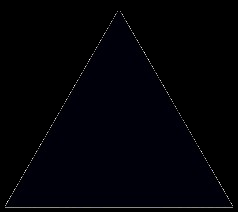
#> input picture P7 Contour and Shape Detection/triangle.png, 238 x 212 px, found by its file name
$ python contour-fun.py
#> lines starting #> are read from the running program, lines starting #| are printed output that depends on the picture; after the words box and inside, x2 and y2 are one past the last pixel; in counts of white or black regions, pixels touching at a corner belong together
import cv2

img = cv2.imread("P7 Contour and Shape Detection/triangle.png")
#> img is the input picture: shape (212, 238, 3); mean B, G, R 5.8, 1.5, 1.5
gray = cv2.cvtColor(img, cv2.COLOR_BGR2GRAY)
_, thresh = cv2.threshold(gray, 50, 255, cv2.THRESH_BINARY)
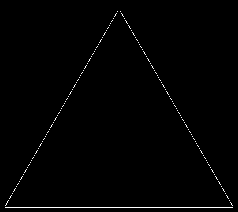
#> thresh: shape (212, 238); 0.97% white in thin lines or dots, all inside (x1, y1, x2, y2) = (5, 11, 233, 208)

contours, heirarchy = cv2.findContours(thresh, cv2.RETR_TREE, cv2.CHAIN_APPROX_SIMPLE)
#> contours = 133 contours, all with area under 20

# cv2.drawcontours()
# general formula = cv2.drawContours(img, contours, contours_index, color, thickness)
# contour_index: 0 = first shape, 1 = second shape, -1 = all shapes in list

cv2.drawContours(img, contours, -1, (0,255,0), 2)
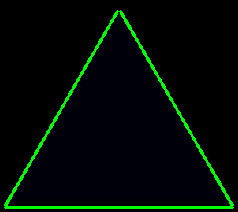
#> img: shape (212, 238, 3); 4.03% of pixels changed, all inside (x1, y1, x2, y2) = (4, 10, 234, 209)

# General Formula
# approx = cv2.approxPolyDP(contour, epsilon, True)
# Epsilon = 0.01*arc length(contour, True) #0.01 the smaller = more precise, more points
# 0.01 the larger = rougher, fewer points # 0.01 is a turning parameter
# Epsilon identifies the simplified shape is how much closer to real one. smaller = accurate, larger = fewer points
# use arclength for epsilon. It adapt the size of new shape.
# if shape detection breaks u can use value 0.02 or 0.03

for contour in contours:
    approx = cv2.approxPolyDP(contour, 0.01*cv2.arcLength(contour, True), True)
    corners = len(approx)

    if corners == 3:
        shape_name = "Triangle"
    elif corners == 4:
        shape_name = "Square"
    elif corners > 3:
        shape_name = "Circle"
    else:
        shape_name = "unknown"

    cv2.drawContours(img, [approx], 0, (0,255,0), 2)
    x = approx.ravel()[0] #Ravel = Converts multi dimensional array into 1D array.
    y = approx.ravel()[1] - 10
    cv2.putText(img, shape_name, (x,y), cv2.FONT_HERSHEY_COMPLEX, 0.6, (0,255,0), 2)
#> this loop made 133 passes
#> (approx, corners, shape_name, x, y) on passes 1, 3, 7, 8, 11, 12, 13, 15, 18, 19, 22, 23: ([[5, 207], [232, 207]], 2, 'unknown', 5, 197), ([[229, 200]], 1, 'unknown', 229, 190), ([[225, 193]], 1, 'unknown', 225, 183), ([[12, 193]], 1, 'unknown', 12, 183), ([[221, 186]], 1, 'unknown', 221, 176), ([[16, 186]], 1, 'unknown', 16, 176), ([[18, 183], [17, 184]], 2, 'unknown', 18, 173), ([[19, 181]], 1, 'unknown', 19, 171), ([[214, 174]], 1, 'unknown', 214, 164), ([[23, 174]], 1, 'unknown', 23, 164), ([[210, 167]], 1, 'unknown', 210, 157), ([[27, 167]], 1, 'unknown', 27, 157)
#> (corners, shape_name, x, y) on passes 2, 4, 5, 6, 9, 10: (6, 'Circle', 230, 192), (10, 'Circle', 8, 190), (6, 'Circle', 226, 185), (6, 'Circle', 11, 185), (6, 'Circle', 222, 178), (6, 'Circle', 15, 178)
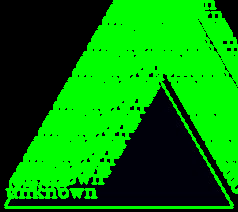
#> img: shape (212, 238, 3); mean B, G, R 2, 135.7, 0

cv2.imshow("Contours",img)
cv2.waitKey(0)
cv2.destroyAllWindows()

$ run again, with P7 Contour and Shape Detection/image (3).png copied over P7 Contour and Shape Detection/triangle.png
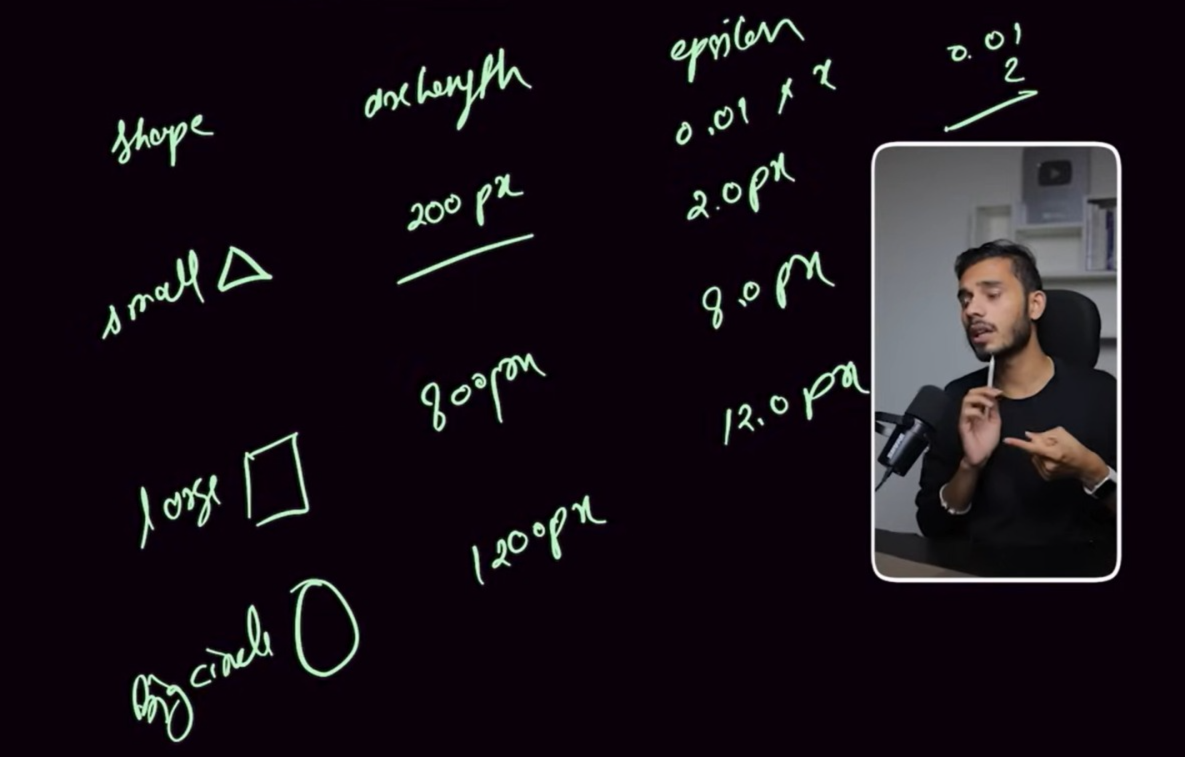
#> input picture P7 Contour and Shape Detection/image (3).png, 1185 x 757 px, found by its file name
#> img is the input picture: shape (757, 1185, 3); mean B, G, R 22.8, 16.2, 23.6
#> `_, thresh = cv2.threshold(gray, 50, 255, cv2.THRESH_BINARY)`:
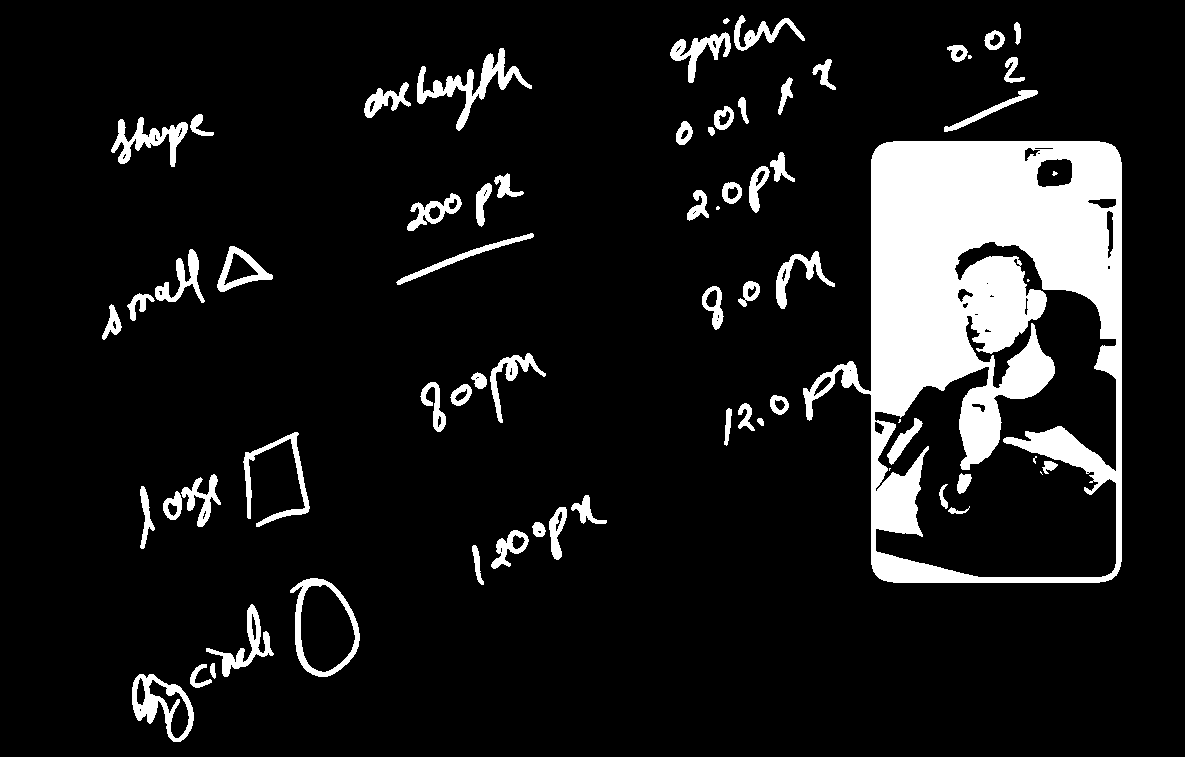
#> thresh: shape (757, 1185); 10.7% white; 69 white regions (8 under 20 px)
#> contours = 143 contours, 44 with area under 20; largest, box (x1, y1, x2, y2) and area: (803, 141, 1122, 583) 110838, (874, 241, 1117, 578) 44074, (290, 578, 360, 677) 4900, (300, 584, 356, 673) 3647, (132, 674, 194, 742) 2471
#> the loop `for contour in contours:` made 143 passes
#> (approx, corners, shape_name, x, y) on passes 10, 37, 45, 56: ([[301, 586], [302, 585], [303, 586], [302, 587]], 4, 'Square', 301, 576), ([[475, 378], [476, 377], [477, 378], [476, 379]], 4, 'Square', 475, 368), ([[716, 320], [717, 319], [718, 320], [717, 321]], 4, 'Square', 716, 310), ([[533, 234], [470, 250], [396, 282], [400, 284]], 4, 'Square', 533, 224)
#> after the loop `for contour in contours:`:
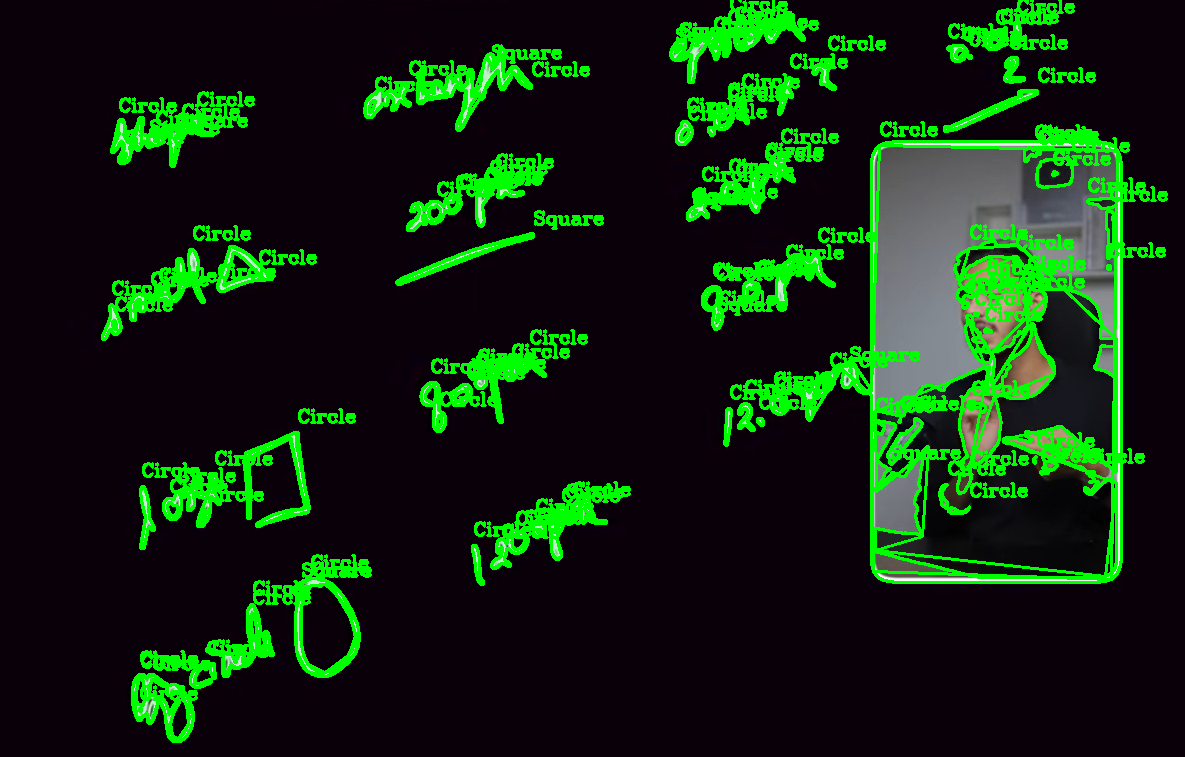
#> img: shape (757, 1185, 3); mean B, G, R 15, 37.9, 15.7

$ run again, with P7 Contour and Shape Detection/shapes.png copied over P7 Contour and Shape Detection/triangle.png
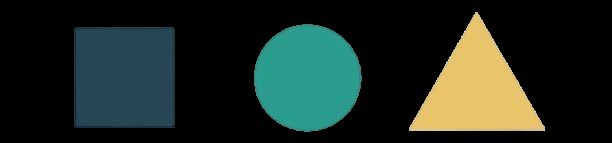
#> input picture P7 Contour and Shape Detection/shapes.png, 612 x 143 px, found by its file name
#> img is the input picture: shape (143, 612, 3); mean B, G, R 34.7, 42.9, 31.1
#> `_, thresh = cv2.threshold(gray, 50, 255, cv2.THRESH_BINARY)`:
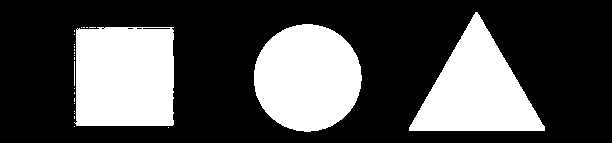
#> thresh: shape (143, 612); 31% white; 25 white regions (21 under 20 px)
#> contours = 30 contours, 26 with area under 20; largest, box (x1, y1, x2, y2) and area: (74, 27, 174, 126) 9415, (254, 24, 362, 132) 8952, (409, 12, 545, 131) 8234, (142, 27, 171, 30) 54
#> the loop `for contour in contours:` made 30 passes
#> (approx, corners, shape_name, x, y) on passes 1 to 8: ([[168, 127]], 1, 'unknown', 168, 117), ([[74, 126]], 1, 'unknown', 74, 116), ([[74, 116], [74, 118]], 2, 'unknown', 74, 106), ([[74, 113]], 1, 'unknown', 74, 103), ([[74, 111]], 1, 'unknown', 74, 101), ([[74, 103]], 1, 'unknown', 74, 93), ([[74, 98], [74, 101]], 2, 'unknown', 74, 88), ([[74, 92], [74, 93]], 2, 'unknown', 74, 82)
#> after the loop `for contour in contours:`:
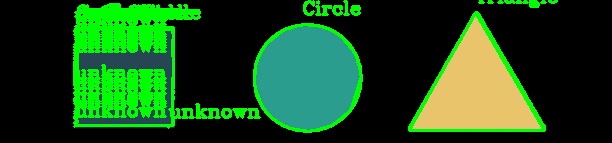
#> img: shape (143, 612, 3); mean B, G, R 25.7, 72.9, 25
